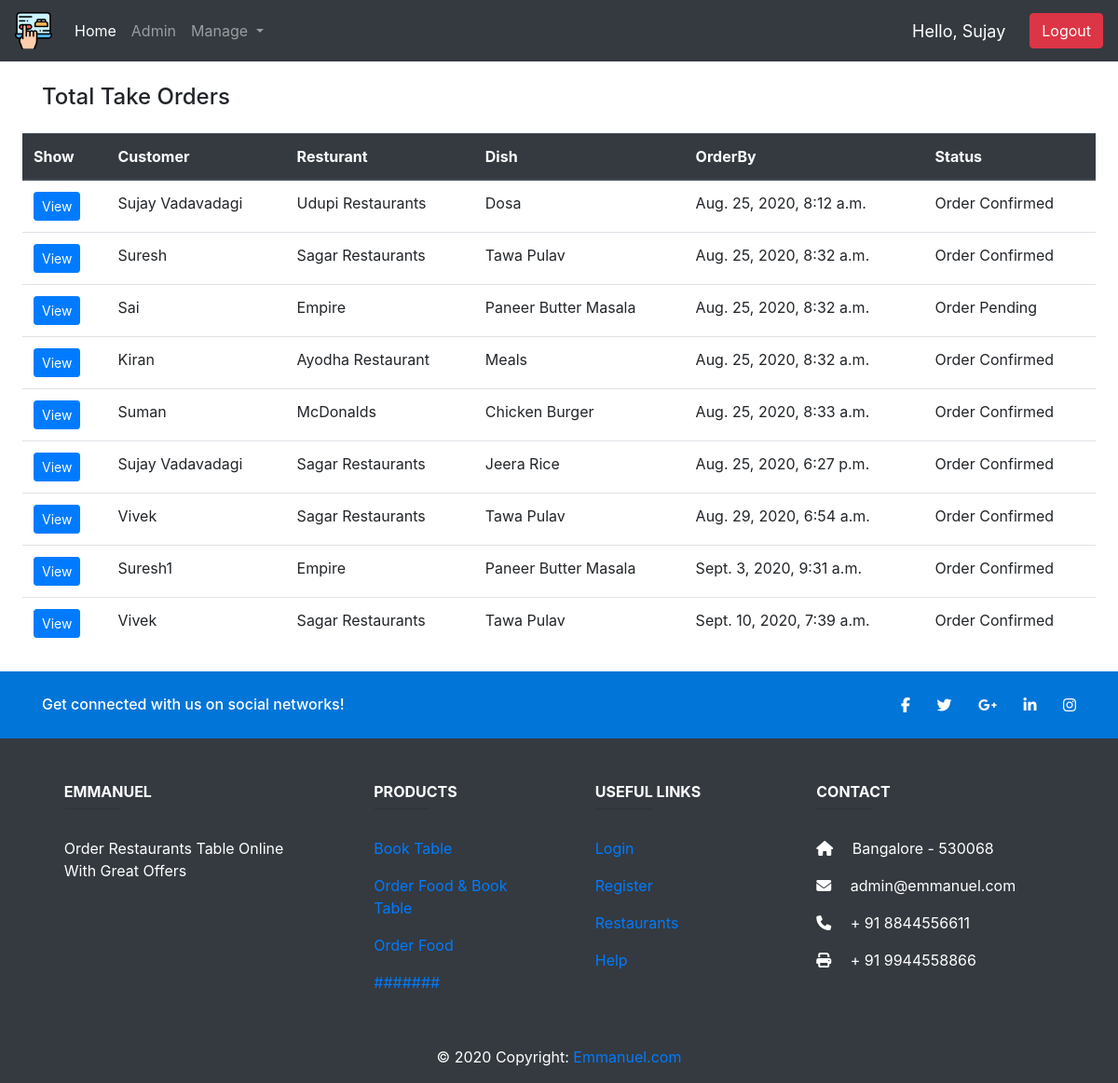
The page /admindash/show_porder (signed in) on the database its author committed.
### tablebooking/models.py (models this page shows, shortened)
class OrdersDish(models.Model):
    STATUS = (
        ('Order Confirmed', 'Order Confirmed'),
        ('Order Pending', 'Order Pending'),
        ('Order Cancelled', 'Order Cancelled'),
    )
    customer = models.ForeignKey(Customer, null=True, on_delete=models.SET_NULL)
    restaurant = models.ForeignKey(Restaurant, null=True, on_delete=models.SET_NULL)
    dish = models.ForeignKey(Dishes, null=True, on_delete=models.SET_NULL)
    orderby = models.DateTimeField(auto_now_add=True, null=True)
    status = models.CharField(max_length=100, null=True, choices=STATUS)

class Customer(models.Model):
    slno = models.IntegerField(null=True)
    name = models.CharField(max_length=200, null=True)
    rmn = models.IntegerField(null=True)
    address = models.CharField(max_length=200, null=True)
    email = models.EmailField(max_length=200, null=True)
    def __str__(self):
        return self.name

class Restaurant(models.Model):
    slno = models.IntegerField(null=True)
    name = models.CharField(max_length=200, null=True)
    rmn = models.IntegerField(null=True)
    address = models.CharField(max_length=200, null=True)
    email = models.EmailField(max_length=200, null=True)
    def __str__(self):
        return self.name

class Dishes(models.Model):
    rname = models.ForeignKey(Restaurant, null=True, on_delete=models.SET_NULL)
    dname = models.CharField(max_length=200, null=True)
    price = models.IntegerField(null=True)
    def __str__(self):
        return self.dname

### tablebooking/decorators.py (the view)
        def wrapper_func(request, *args, **kwargs):
            group = None
            if request.user.groups.exists():
                group = request.user.groups.all()[0].name
            if group in allowed_roles:
                return view_func(request, *args, **kwargs)
            else:
                return HttpResponse('YOU ARE NOT AUTHORIZED TO VIEW THIS PAGE')

### tablebooking/views.py (called while the page is built)
@login_required(login_url='login')
@allowed_users(allowed_roles=['admin'])
def show_porder(request):
    pord = OrdersDish.objects.all()
    return render(request, 'admindash/show_porder.html', {'pord': pord})

### tablebooking/templates/admindash/show_porder.html
{% extends 'admindash/base.html' %}
{% block content %}
<div class="container mt-4">
    <h4>Total Take Orders</h4>
</div>
<div class="contanier mx-4 my-4">
<table class="table">
    <thead class="thead-dark">
      <tr>
        <th scope="col">Show</th>
        <th scope="col">Customer</th>
        <th scope="col">Resturant</th>
        <th scope="col">Dish</th>
        <th scope="col">OrderBy</th>
        <th scope="col">Status</th>
      </tr>
    </thead>
    <tbody>
        {% for i in pord %}
        <tr>
          <td><a class="btn btn-primary btn-sm" href="">View</a></td>
          <td>{{i.customer}}</td>
          <td>{{i.restaurant}}</td>
          <td>{{i.dish}}</td>
          <td>{{i.orderby}}</td>
          <td>{{i.status}}</td>
        </tr>
        {% endfor %}
    </tbody>
</table>
</div>
{% endblock %}

### tablebooking/templates/admindash/base.html (shortened to what this page needs)
{% load static %}
<!doctype html>
<html lang="en">
<head>
    <link rel="stylesheet" href="https://stackpath.bootstrapcdn.com/bootstrap/4.5.2/css/bootstrap.min.css"
>
    <link rel="stylesheet" href="https://cdnjs.cloudflare.com/ajax/libs/font-awesome/4.7.0/css/font-awesome.min.css">
</head>
<body>
    <nav class="navbar navbar-expand-lg navbar-dark bg-dark">
        <a class="navbar-brand" href="#"><img src="{% static 'img/laptop.png' %}" alt="Logo"
                style="height: 40px; width: 40px;"></a>
        <div class="collapse navbar-collapse" id="navbarSupportedContent">
            <ul class="navbar-nav mr-auto">
                <li class="nav-item active">
                    <a class="nav-link" href="/">Home <span class="sr-only">(current)</span></a>
                </li>
                {% if request.user.is_staff %}
                <li class="nav-item">
                    <a class="nav-link" href="/admindash">Admin</a>
                </li>
                <li class="nav-item dropdown">
                    <a class="nav-link dropdown-toggle" href="#" id="navbarDropdown" role="button"
                        data-toggle="dropdown" aria-haspopup="true" aria-expanded="false">
                        Manage
                    </a>
                </li>
                {% endif %}
            </ul>
            <span class="form-inline my-2 my-lg-0">
                <span class="nav-link" style="color: white; font-size: 18px; margin-right: 10px;">Hello, {{request.user|capfirst}}</span>
                <a class="btn btn-danger" href="{% url 'logout' %}">Logout</a>
            </span>
        </div>
    </nav>
    {% block content %}
    {% endblock %}
    <footer class="page-footer font-small bg-dark mt-4" style="color: white;">
        <div style="background-color: #0275d8;">
            <div class="container">
                <div class="row py-4 d-flex align-items-center">
                    <div class="col-md-6 col-lg-5 text-center text-md-left mb-4 mb-md-0">
                        <h6 class="mb-0">Get connected with us on social networks!</h6>
                    </div>
                    <div class="col-md-6 col-lg-7 text-center text-md-right">
                        <a class="fb-ic">
                            <i class="fab fa-facebook-f white-text mr-4" style="color: white;"> </i>
                        </a>
                        <a class="tw-ic">
                            <i class="fab fa-twitter white-text mr-4" style="color: white;"> </i>
                        </a>
                        <a class="gplus-ic">
                            <i class="fab fa-google-plus-g white-text mr-4" style="color: white;"> </i>
                        </a>
                        <a class="li-ic">
                            <i class="fab fa-linkedin-in white-text mr-4" style="color: white;"> </i>
                        </a>
                        <a class="ins-ic">
                            <i class="fab fa-instagram white-text" style="color: white;"> </i>
                        </a>
                    </div>
                </div>
            </div>
        </div>
        <div class="container text-center text-md-left mt-5">
            <div class="row mt-3">
                <div class="col-md-3 col-lg-4 col-xl-3 mx-auto mb-4">
                    <h6 class="text-uppercase font-weight-bold">Emmanuel</h6>
                    <hr class="deep-purple accent-2 mb-4 mt-0 d-inline-block mx-auto" style="width: 60px;">
                    <p>Order Restaurants Table Online With Great Offers </p>
                </div>
                <div class="col-md-2 col-lg-2 col-xl-2 mx-auto mb-4">
                    <h6 class="text-uppercase font-weight-bold">Products</h6>
                    <hr class="deep-purple accent-2 mb-4 mt-0 d-inline-block mx-auto" style="width: 60px;">
                    <p>
                        <a href="#!">Book Table</a>
                    </p>
                    <p>
                        <a href="#!">Order Food & Book Table</a>
                    </p>
                    <p>
                        <a href="#!">Order Food</a>
                    </p>
                    <p>
                        <a href="#!">#######</a>
                    </p>
                </div>
                <div class="col-md-3 col-lg-2 col-xl-2 mx-auto mb-4">
                    <h6 class="text-uppercase font-weight-bold">Useful links</h6>
                    <hr class="deep-purple accent-2 mb-4 mt-0 d-inline-block mx-auto" style="width: 60px;">
                    <p>
                        <a href="#!">Login</a>
                    </p>
                    <p>
                        <a href="#!">Register</a>
                    </p>
                    <p>
                        <a href="#!">Restaurants</a>
                    </p>
                    <p>
                        <a href="#!">Help</a>
                    </p>
                </div>
                <div class="col-md-4 col-lg-3 col-xl-3 mx-auto mb-md-0 mb-4">
                    <h6 class="text-uppercase font-weight-bold">Contact</h6>
                    <hr class="deep-purple accent-2 mb-4 mt-0 d-inline-block mx-auto" style="width: 60px;">
                    <p>
                        <i class="fas fa-home mr-3"></i> Bangalore - 530068</p>
                    <p>
                        <i class="fas fa-envelope mr-3"></i> admin@emmanuel.com</p>
                    <p>
                        <i class="fas fa-phone mr-3"></i> + 91 8844556611</p>
                    <p>
                        <i class="fas fa-print mr-3"></i> + 91 9944558866</p>
                </div>
            </div>
        </div>
        <div class="footer-copyright text-center py-3">© 2020 Copyright:
            <a href=""> Emmanuel.com</a>
        </div>
    </footer>
</body>
</html>

### rows shown on the page
OrdersDish: customer "Sujay Vadavadagi", restaurant "Udupi Restaurants", dish "Dosa", orderby "Aug. 25, 2020, 8:12 a.m.", status "Order Confirmed"
OrdersDish: customer "Suresh", restaurant "Sagar Restaurants", dish "Tawa Pulav", orderby "Aug. 25, 2020, 8:32 a.m.", status "Order Confirmed"
OrdersDish: customer "Sai", restaurant "Empire", dish "Paneer Butter Masala", orderby "Aug. 25, 2020, 8:32 a.m.", status "Order Pending"
OrdersDish: customer "Kiran", restaurant "Ayodha Restaurant", dish "Meals", orderby "Aug. 25, 2020, 8:32 a.m.", status "Order Confirmed"
OrdersDish: customer "Suman", restaurant "McDonalds", dish "Chicken Burger", orderby "Aug. 25, 2020, 8:33 a.m.", status "Order Confirmed"
OrdersDish: customer "Sujay Vadavadagi", restaurant "Sagar Restaurants", dish "Jeera Rice", orderby "Aug. 25, 2020, 6:27 p.m.", status "Order Confirmed"
OrdersDish: customer "Vivek", restaurant "Sagar Restaurants", dish "Tawa Pulav", orderby "Aug. 29, 2020, 6:54 a.m.", status "Order Confirmed"
OrdersDish: customer "Suresh1", restaurant "Empire", dish "Paneer Butter Masala", orderby "Sept. 3, 2020, 9:31 a.m.", status "Order Confirmed"
OrdersDish: customer "Vivek", restaurant "Sagar Restaurants", dish "Tawa Pulav", orderby "Sept. 10, 2020, 7:39 a.m.", status "Order Confirmed"

### other values the page prints
{{ request.user|capfirst }} "Sujay"
